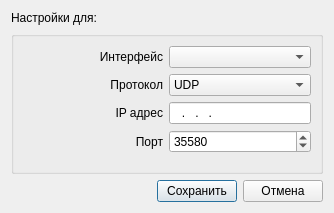
<?xml version="1.0" encoding="UTF-8"?>
<ui version="4.0">
 <class>SvNetworkEditorDialog</class>
 <widget class="QDialog" name="SvNetworkEditorDialog">
  <property name="geometry">
   <rect>
    <x>0</x>
    <y>0</y>
    <width>334</width>
    <height>213</height>
   </rect>
  </property>
  <property name="windowTitle">
   <string>Dialog</string>
  </property>
  <layout class="QVBoxLayout" name="verticalLayout_2">
   <item>
    <widget class="QLabel" name="lblCaption">
     <property name="text">
      <string>Настройки для: </string>
     </property>
    </widget>
   </item>
   <item>
    <widget class="QGroupBox" name="groupBox">
     <property name="title">
      <string/>
     </property>
     <layout class="QVBoxLayout" name="verticalLayout">
      <item>
       <layout class="QHBoxLayout" name="horizontalLayout_8">
        <item>
         <widget class="QLabel" name="lblDevName_10">
          <property name="sizePolicy">
           <sizepolicy hsizetype="Fixed" vsizetype="Preferred">
            <horstretch>0</horstretch>
            <verstretch>0</verstretch>
           </sizepolicy>
          </property>
          <property name="minimumSize">
           <size>
            <width>140</width>
            <height>0</height>
           </size>
          </property>
          <property name="maximumSize">
           <size>
            <width>100</width>
            <height>16777215</height>
           </size>
          </property>
          <property name="font">
           <font>
            <weight>50</weight>
            <bold>false</bold>
           </font>
          </property>
          <property name="text">
           <string>Интерфейс</string>
          </property>
          <property name="alignment">
           <set>Qt::AlignRight|Qt::AlignTrailing|Qt::AlignVCenter</set>
          </property>
         </widget>
        </item>
        <item>
         <widget class="QComboBox" name="cbInterface">
          <property name="currentIndex">
           <number>-1</number>
          </property>
         </widget>
        </item>
       </layout>
      </item>
      <item>
       <layout class="QHBoxLayout" name="horizontalLayout_6">
        <item>
         <widget class="QLabel" name="lblDevName_8">
          <property name="sizePolicy">
           <sizepolicy hsizetype="Fixed" vsizetype="Preferred">
            <horstretch>0</horstretch>
            <verstretch>0</verstretch>
           </sizepolicy>
          </property>
          <property name="minimumSize">
           <size>
            <width>140</width>
            <height>0</height>
           </size>
          </property>
          <property name="maximumSize">
           <size>
            <width>100</width>
            <height>16777215</height>
           </size>
          </property>
          <property name="font">
           <font>
            <weight>50</weight>
            <bold>false</bold>
           </font>
          </property>
          <property name="text">
           <string>Протокол</string>
          </property>
          <property name="alignment">
           <set>Qt::AlignRight|Qt::AlignTrailing|Qt::AlignVCenter</set>
          </property>
         </widget>
        </item>
        <item>
         <widget class="QComboBox" name="cbProtocol">
          <property name="currentIndex">
           <number>0</number>
          </property>
          <item>
           <property name="text">
            <string>UDP</string>
           </property>
          </item>
         </widget>
        </item>
       </layout>
      </item>
      <item>
       <layout class="QHBoxLayout" name="horizontalLayout_7">
        <item>
         <widget class="QLabel" name="lblDevName_9">
          <property name="sizePolicy">
           <sizepolicy hsizetype="Fixed" vsizetype="Preferred">
            <horstretch>0</horstretch>
            <verstretch>0</verstretch>
           </sizepolicy>
          </property>
          <property name="minimumSize">
           <size>
            <width>140</width>
            <height>0</height>
           </size>
          </property>
          <property name="maximumSize">
           <size>
            <width>100</width>
            <height>16777215</height>
           </size>
          </property>
          <property name="font">
           <font>
            <weight>50</weight>
            <bold>false</bold>
           </font>
          </property>
          <property name="text">
           <string>IP адрес</string>
          </property>
          <property name="alignment">
           <set>Qt::AlignRight|Qt::AlignTrailing|Qt::AlignVCenter</set>
          </property>
         </widget>
        </item>
        <item>
         <widget class="QLineEdit" name="editIP">
          <property name="inputMask">
           <string>xx0.xx0.xx0.xx0</string>
          </property>
         </widget>
        </item>
       </layout>
      </item>
      <item>
       <layout class="QHBoxLayout" name="horizontalLayout_5">
        <item>
         <widget class="QLabel" name="lblDevName_7">
          <property name="sizePolicy">
           <sizepolicy hsizetype="Fixed" vsizetype="Preferred">
            <horstretch>0</horstretch>
            <verstretch>0</verstretch>
           </sizepolicy>
          </property>
          <property name="minimumSize">
           <size>
            <width>140</width>
            <height>0</height>
           </size>
          </property>
          <property name="maximumSize">
           <size>
            <width>100</width>
            <height>16777215</height>
           </size>
          </property>
          <property name="font">
           <font>
            <weight>50</weight>
            <bold>false</bold>
           </font>
          </property>
          <property name="text">
           <string>Порт</string>
          </property>
          <property name="alignment">
           <set>Qt::AlignRight|Qt::AlignTrailing|Qt::AlignVCenter</set>
          </property>
         </widget>
        </item>
        <item>
         <widget class="QSpinBox" name="spinPort">
          <property name="minimum">
           <number>1</number>
          </property>
          <property name="maximum">
           <number>65535</number>
          </property>
          <property name="value">
           <number>35580</number>
          </property>
         </widget>
        </item>
       </layout>
      </item>
      <item>
       <spacer name="verticalSpacer">
        <property name="orientation">
         <enum>Qt::Vertical</enum>
        </property>
        <property name="sizeHint" stdset="0">
         <size>
          <width>20</width>
          <height>40</height>
         </size>
        </property>
       </spacer>
      </item>
     </layout>
    </widget>
   </item>
   <item>
    <layout class="QHBoxLayout" name="layoutButtons">
     <item>
      <spacer name="hSpacerButtons">
       <property name="orientation">
        <enum>Qt::Horizontal</enum>
       </property>
       <property name="sizeType">
        <enum>QSizePolicy::Expanding</enum>
       </property>
       <property name="sizeHint" stdset="0">
        <size>
         <width>40</width>
         <height>20</height>
        </size>
       </property>
      </spacer>
     </item>
     <item>
      <widget class="QPushButton" name="bnSave">
       <property name="sizePolicy">
        <sizepolicy hsizetype="Fixed" vsizetype="Fixed">
         <horstretch>0</horstretch>
         <verstretch>0</verstretch>
        </sizepolicy>
       </property>
       <property name="maximumSize">
        <size>
         <width>80</width>
         <height>16777215</height>
        </size>
       </property>
       <property name="text">
        <string>Сохранить</string>
       </property>
       <property name="default">
        <bool>true</bool>
       </property>
      </widget>
     </item>
     <item>
      <widget class="QPushButton" name="bnCancel">
       <property name="sizePolicy">
        <sizepolicy hsizetype="Fixed" vsizetype="Fixed">
         <horstretch>0</horstretch>
         <verstretch>0</verstretch>
        </sizepolicy>
       </property>
       <property name="maximumSize">
        <size>
         <width>80</width>
         <height>16777215</height>
        </size>
       </property>
       <property name="text">
        <string>Отмена</string>
       </property>
      </widget>
     </item>
    </layout>
   </item>
  </layout>
 </widget>
 <resources/>
 <connections/>
</ui>
